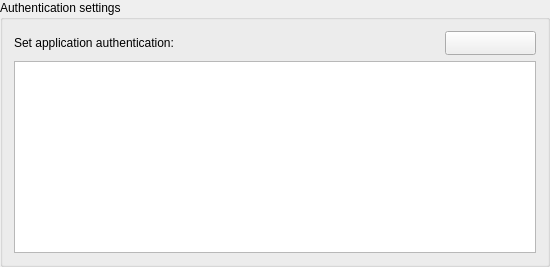
     <widget class="QGroupBox" name="grp_auth">
      <property name="minimumSize">
       <size>
        <width>550</width>
        <height>200</height>
       </size>
      </property>
      <property name="maximumSize">
       <size>
        <width>600</width>
        <height>16777215</height>
       </size>
      </property>
      <property name="title">
       <string>Authentication settings</string>
      </property>
      <layout class="QGridLayout" name="gridLayout_5">
       <item row="0" column="0">
        <layout class="QHBoxLayout" name="horizontalLayout_21">
         <item>
          <widget class="QLabel" name="lbl_auth">
           <property name="font">
            <font>
             <weight>50</weight>
             <bold>false</bold>
            </font>
           </property>
           <property name="text">
            <string>Set application authentication:</string>
           </property>
          </widget>
         </item>
         <item>
          <spacer name="horizontalSpacer">
           <property name="orientation">
            <enum>Qt::Horizontal</enum>
           </property>
           <property name="sizeHint" stdset="0">
            <size>
             <width>40</width>
             <height>20</height>
            </size>
           </property>
          </spacer>
         </item>
         <item>
          <widget class="QPushButton" name="btn_change_user">
           <property name="minimumSize">
            <size>
             <width>91</width>
             <height>24</height>
            </size>
           </property>
           <property name="text">
            <string/>
           </property>
           <property name="icon">
            <iconset resource="../../../resources.qrc">
             <normaloff>:/IsogeoToOffice/resources/settings/key.svg</normaloff>:/IsogeoToOffice/resources/settings/key.svg</iconset>
           </property>
          </widget>
         </item>
        </layout>
       </item>
       <item row="1" column="0">
        <widget class="QTextBrowser" name="txt_shares"/>
       </item>
      </layout>
     </widget>
